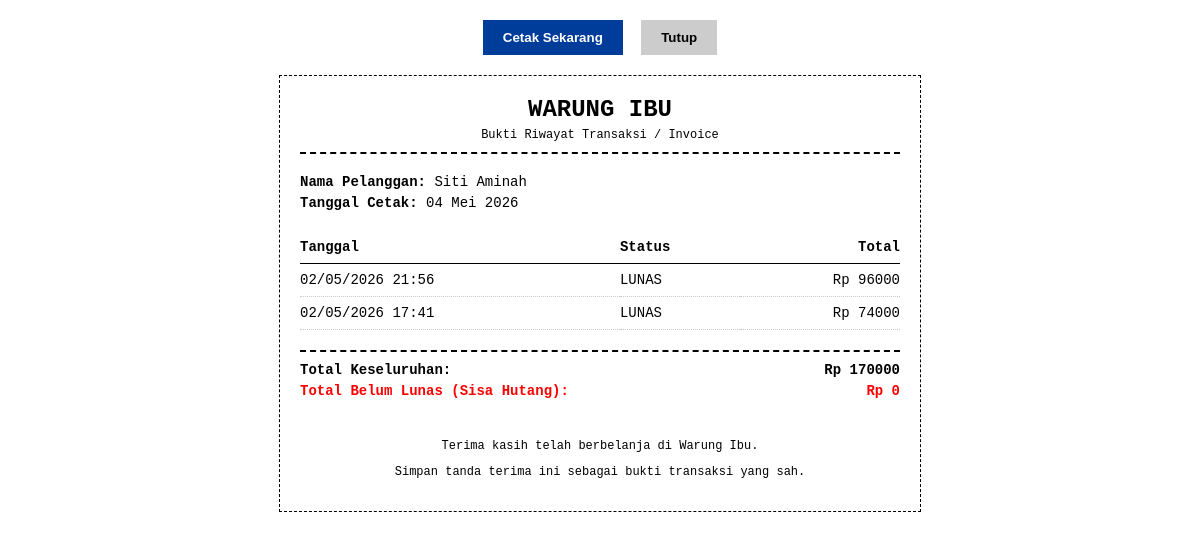
The page /laporan/cetak/2/ on the database its author committed.
### core/models.py (models this page shows, shortened)
class Customer(models.Model):
    nama = models.CharField(max_length=100)
    no_hp = models.CharField(max_length=20, blank=True, null=True)

class Transaksi(models.Model):
    STATUS_CHOICES = (
        ('bayar', 'Bayar'),
        ('nanti', 'Nanti'),
    )
    tanggal = models.DateTimeField(default=timezone.now)
    customer = models.ForeignKey(Customer, on_delete=models.SET_NULL, null=True, blank=True)
    total = models.DecimalField(max_digits=12, decimal_places=0, default=0)
    status = models.CharField(max_length=10, choices=STATUS_CHOICES, default='bayar')

### core/views.py (the view)
# urls.py: path('laporan/cetak/<int:customer_id>/', views.cetak_laporan_customer, name='cetak_laporan_customer'),
def cetak_laporan_customer(request, customer_id):
    customer = get_object_or_404(Customer, pk=customer_id)
    transaksi = Transaksi.objects.filter(customer=customer).order_by('-tanggal')
    total_nominal = transaksi.aggregate(Sum('total'))['total__sum'] or 0
    total_piutang = transaksi.filter(status='nanti').aggregate(Sum('total'))['total__sum'] or 0
    context = {
        'customer': customer,
        'transaksi_list': transaksi,
        'total_nominal': total_nominal,
        'total_piutang': total_piutang,
        'tanggal_cetak': timezone.localtime().date()
    }
    return render(request, 'cetak_laporan.html', context)

### templates/cetak_laporan.html (shortened to what this page needs)
<!DOCTYPE html>
<html lang="id">
<head>
</head>
<body>
    <div class="no-print" style="text-align: center; margin-bottom: 20px;">
        <button onclick="window.print()" style="padding: 10px 20px; background: #003d9b; color: white; border: none; font-weight: bold; cursor: pointer;">Cetak Sekarang</button>
        <button onclick="window.close()" style="padding: 10px 20px; background: #ccc; border: none; font-weight: bold; cursor: pointer; margin-left: 10px;">Tutup</button>
    </div>
    <div class="container">
        <div class="header">
            <h1>WARUNG IBU</h1>
            <p>Bukti Riwayat Transaksi / Invoice</p>
        </div>
        <div class="info">
            <p><strong>Nama Pelanggan:</strong> {{ customer.nama }}</p>
            <p><strong>Tanggal Cetak:</strong> {{ tanggal_cetak|date:"d M Y" }}</p>
        </div>
        <table>
            <thead>
                <tr>
                    <th>Tanggal</th>
                    <th>Status</th>
                    <th class="text-right">Total</th>
                </tr>
            </thead>
            <tbody>
                {% for trx in transaksi_list %}
                <tr>
                    <td>{{ trx.tanggal|date:"d/m/Y H:i" }}</td>
                    <td>
                        {% if trx.status == 'bayar' %}
                            LUNAS
                        {% else %}
                            BELUM LUNAS
                        {% endif %}
                    </td>
                    <td class="text-right">Rp {{ trx.total|floatformat:0 }}</td>
                </tr>
                {% endfor %}
            </tbody>
        </table>
        <div class="summary">
            <div class="summary-row">
                <span>Total Keseluruhan:</span>
                <span>Rp {{ total_nominal|floatformat:0 }}</span>
            </div>
            <div class="summary-row total-piutang">
                <span>Total Belum Lunas (Sisa Hutang):</span>
                <span>Rp {{ total_piutang|floatformat:0 }}</span>
            </div>
        </div>
        <div style="text-align: center; margin-top: 40px; font-size: 12px;">
            <p>Terima kasih telah berbelanja di Warung Ibu.</p>
            <p>Simpan tanda terima ini sebagai bukti transaksi yang sah.</p>
        </div>
    </div>
</body>
</html>

### templates/cetak_laporan.html (style rules this page uses)
body { font-family: 'Courier New', Courier, monospace; font-size: 14px; color: #000; margin: 0; padding: 20px; }
.container { max-width: 600px; margin: 0 auto; border: 1px dashed #000; padding: 20px; }
.header { text-align: center; border-bottom: 2px dashed #000; padding-bottom: 10px; margin-bottom: 20px; }
.header h1 { margin: 0 0 5px; font-size: 24px; }
.header p { margin: 0; font-size: 12px; }
.info { margin-bottom: 20px; }
.info p { margin: 5px 0; }
table { width: 100%; border-collapse: collapse; margin-bottom: 20px; }
th, td { text-align: left; padding: 8px 0; border-bottom: 1px dotted #ccc; }
th { font-weight: bold; border-bottom: 1px solid #000; }
.text-right { text-align: right; }
.summary { border-top: 2px dashed #000; padding-top: 10px; }
.summary-row { display: flex; justify-content: space-between; margin-bottom: 5px; font-weight: bold; }
.total-piutang { color: red; }

### rows shown on the page
Customer: nama "Siti Aminah"
Transaksi: tanggal "02/05/2026 21:56", status "LUNAS", total "96000"
Transaksi: tanggal "02/05/2026 17:41", status "LUNAS", total "74000"

### other values the page prints
{{ tanggal_cetak|date:"d M Y" }} "04 Mei 2026"
{{ total_nominal|floatformat:0 }} "170000"
{{ total_piutang|floatformat:0 }} "0"
